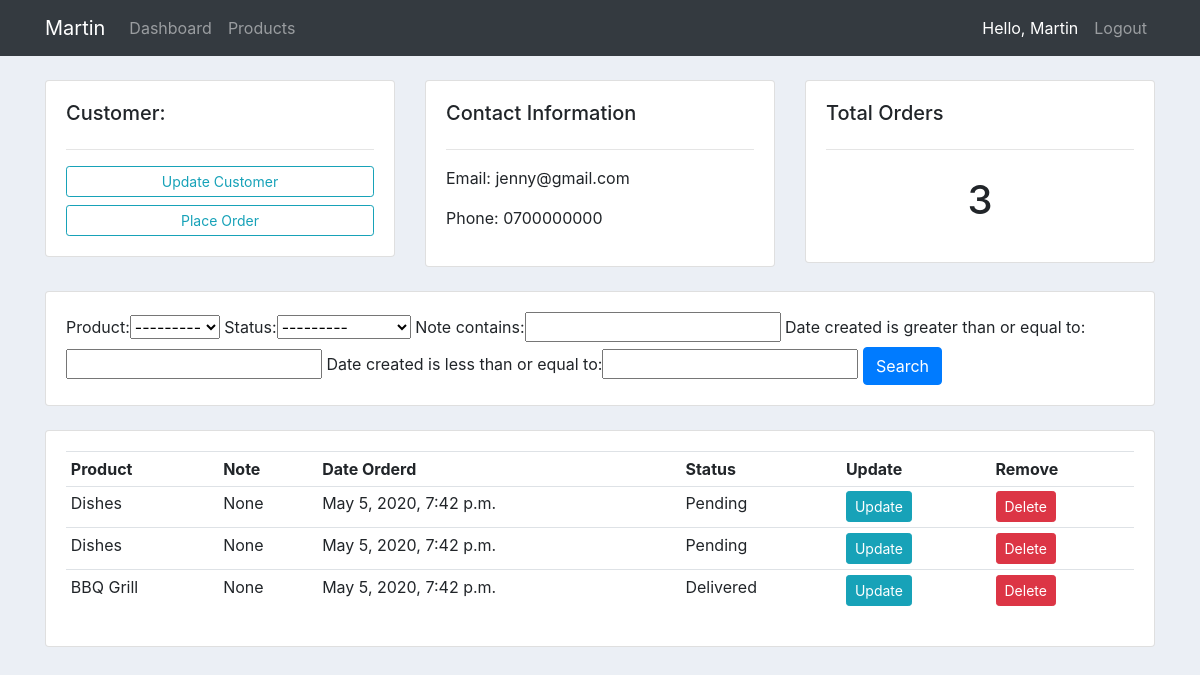
Page /customers/5 (signed in) on the earlier database version.
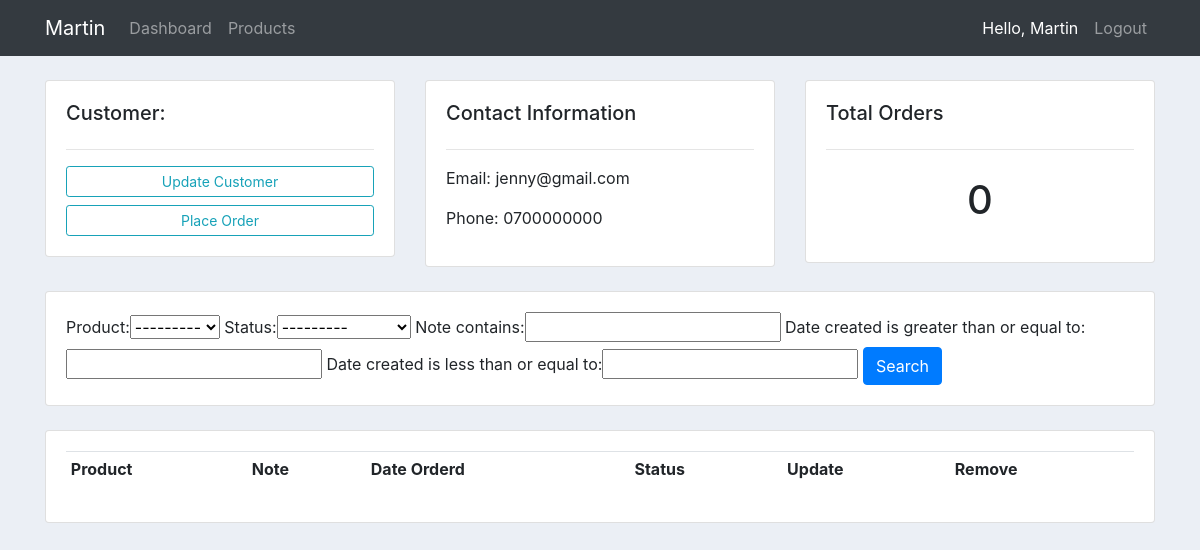
Same page on the later database version.
### accounts/models.py (models this page shows, shortened)
class Customer(models.Model):
    user = models.OneToOneField(User, null=True, blank=True, on_delete=models.CASCADE) # ONE USER CAN HAVE ONE CUSTOMER, ONE CUSTOMER CAN HAVE ONE USER
    name = models.CharField(max_length=200, null=True)
    phone = models.CharField(max_length=200, null=True)
    email = models.CharField(max_length=200, null=True)
    profile_pic = models.ImageField(default="default.png", null=True, blank=True)
    date_created = models.DateTimeField(auto_now_add=True, null=True)

class Order(models.Model):
    STATUS = (
        ('Pending', 'Pending'),
        ('Out for delivery', 'Out of delivery'),
        ('Delivered', 'Delivered'),
    )
    customer = models.ForeignKey(Customer, null=True, on_delete=models.SET_NULL)
    product = models.ForeignKey(Product, null=True, on_delete=models.SET_NULL)
    date_created = models.DateTimeField(auto_now_add=True, null=True)
    status = models.CharField(max_length=200, null=True, choices=STATUS) # Dropdown
    note = models.CharField(max_length=200, null=True)

class Product(models.Model):
    CATEGORY = (
        ('Indoor', 'Indoor'),
        ('Out Door', 'Out Door'),
    )
    name = models.CharField(max_length=200, null=True)
    price = models.FloatField(null=True)
    category = models.CharField(max_length=200, null=True, choices=CATEGORY)
    description = models.CharField(max_length=200, null=True, blank=True)
    date_created = models.DateTimeField(auto_now_add=True, null=True)
    tags = models.ManyToManyField(Tag)
    def __str__(self):
        return self.name

### accounts/decorators.py (the view)
        def wrapper_func(request, *args, **kwargs):
            group = None
            if request.user.groups.exists():
                group = request.user.groups.all()[0].name # grab the 1st name of a user group name
            if group in allowed_roles:  # i specified the allowed_roles in the views.py file
                return view_func(request, *args, **kwargs)
            else:
                return HttpResponse("You are not authorized to view this page.")

### accounts/views.py (called while the page is built)
@login_required(login_url='login')
@allowed_users(allowed_roles=['admin'])
def customers(request, pk):
    customer = Customer.objects.get(id=pk)
    orders = customer.order_set.all()
    orders_count = orders.count()
    myFilter = OrderFilter(request.GET, queryset=orders)
    orders = myFilter.qs
    context = {"customer": customer,
               "orders": orders, "orders_count": orders_count, "myFilter": myFilter}
    return render(request, 'accounts/customers.html', context)

### accounts/templates/accounts/customers.html
{% extends 'accounts/main.html' %}
{% block content %}
<br>
<div class="row">
    <div class="col-md">
        <div class="card card-body">
            <h5>Customer:</h5>
            <hr>
            <a class="btn btn-outline-info  btn-sm btn-block" href="{% url 'update_customer' customer.id %}">Update Customer</a>
            <a class="btn btn-outline-info  btn-sm btn-block" href="{% url 'create_order' customer.id %}">Place Order</a>
        </div>
    </div>
    <div class="col-md">
        <div class="card card-body">
            <h5>Contact Information</h5>
            <hr>
            <p>Email: {{customer.email}}</p>
            <p>Phone: {{customer.phone}}</p>
        </div>
    </div>
    <div class="col-md">
        <div class="card card-body">
            <h5>Total Orders</h5>
            <hr>
            <h1 style="text-align: center;padding: 10px">{{orders_count}}</h1>
        </div>
    </div>
</div>
<br>
<div class="row">
    <div class="col">
        <div class="card card-body">
            <form method="get">
                {{myFilter.form}}
                <button class="btn btn-primary" type="submit">Search</button>
            </form>
        </div>
    </div>
</div>
<br>
<div class="row">
    <div class="col-md">
        <div class="card card-body">
            <table class="table table-sm">
                <tr>
                    <th>Product</th>
                    <th>Note</th>
                    <th>Date Orderd</th>
                    <th>Status</th>
                    <th>Update</th>
                    <th>Remove</th>
                </tr>
                {% for order in orders %}
                    <tr>
                        <td>{{order.product}}</td>
                        <td>{{order.note}}</td>
                        <td>{{order.date_created}}</td>
                        <td>{{order.status}}</td>
                        <td><a class="btn btn-sm btn-info" href="{% url 'update_order' order.id %}">Update</a></td>
                        <td><a class="btn btn-sm btn-danger" href="{% url 'delete_order' order.id %}">Delete</a></td>
                    </tr>
                {% endfor %}
            </table>
        </div>
    </div>
</div>
{% endblock %}

### accounts/templates/accounts/main.html (shortened to what this page needs)
{% load static %}
<!DOCTYPE html>
<html lang="en">
<head>
    <link rel="stylesheet" href="https://stackpath.bootstrapcdn.com/bootstrap/4.3.1/css/bootstrap.min.css"
>
    <link rel="stylesheet" type="text/css" href="{% static 'css/main.css' %}">
</head>
<body>
    {% include 'accounts/navbar.html' %}
    <div class="container">
    {% block content %}{% endblock %}
    </div>
</body>
</html>

### accounts/templates/accounts/navbar.html (shortened to what this page needs)
{% load static %}
<nav class="navbar sticky-top navbar-expand-lg navbar-dark bg-dark">
<div class="container">
    <a class="navbar-brand" href="{% url 'home' %}">Martin</a>
    <div class="collapse navbar-collapse" id="navbarNavAltMarkup">
        <div class="navbar-nav mr-auto">
            {% if request.user.is_staff %}
                <a class="nav-item nav-link" href="{% url 'home' %}">Dashboard</a>
                <a class="nav-item nav-link" href="{% url 'products' %}">Products</a>
            {% else %}
                <a class="nav-item nav-link" href="{% url 'account' %}">Settings</a>
            {% endif %}
        </div>
        <div class="navbar-nav">
        {% if user.is_authenticated %}
            <span class="nav-item nav-link" id="hello-msg">Hello, {{request.user}}</span>
            <a class="nav-item nav-link" href="{% url 'logout' %}">Logout</a>
        {% else %}
            <a class="nav-item nav-link" href="{% url 'login' %}">Login</a>
            <a class="nav-item nav-link" href="{% url 'register' %}">Register</a>
        {% endif %}
        </div>
    </div>
</div>
</nav>

### static/css/main.css (style rules this page uses)
body { background-color: #ebeff5; }

### accounts/templates/accounts/navbar.html (style rules this page uses)
#hello-msg { color: #fff; }

Differences in the rows shown:
removed Order: product "Dishes", note "None", date_created "May 5, 2020, 7:42 p.m.", status "Pending"
removed Order: product "Dishes", note "None", date_created "May 5, 2020, 7:42 p.m.", status "Pending"
removed Order: product "BBQ Grill", note "None", date_created "May 5, 2020, 7:42 p.m.", status "Delivered"
Other differences:
{{ orders_count }}: "3" → "0"
